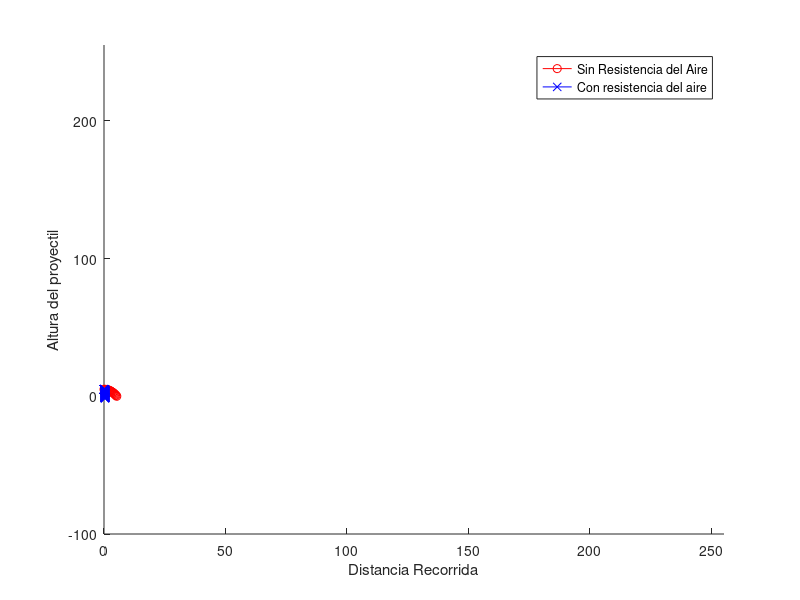

MATLAB code to generate this figure:
%% INGRESO DE DATOS INICIALES
% Mayor parte del credito a Pol y Palomitas
% Paulo Ogando, Cesar Emiliano Palome, Jose Luis Madrigal, Jorge Isidro Blanco, Fernando Emilio
% 45, 100, 5426, 5, 1.5, 250
angulo = input("Dame el angulo de salida del proyectil en grados: ");
velocidad_inicial = input("Dame la Velocidad Inicial del Proyectil en m/s: ");
altura_volcan = input("¿Cuánto mide el Volcan?(m): ");
resistencia_aire_b = input("Medida de la resistencia del aire: ");
exponente_velocidad_n = input("Exponente de la Velocidad entre 1.1 y 1.9: ");
masa_proyectil = input("¿Cuánto pesa el proyectil?(kg): ");
%% CALCULO DE OTROS DATOS RELEVANTES PARA EL CALCULO DE LA TRAYECTORIA
Voy = velocidad_inicial * sind(angulo);
Vox = velocidad_inicial * cosd(angulo);
tiempo_recorrido = (-(-Voy)+sqrt(Voy^2-(4*(4.9)*-altura_volcan)))/(2*4.9);
Axj = (-resistencia_aire_b*(Vox^2+Voy^2)^((exponente_velocidad_n-1)/2)*Vox)/masa_proyectil;
Ayj = ((-resistencia_aire_b*(Vox^2+Voy^2)^((exponente_velocidad_n-1)/2)*Voy)/masa_proyectil)-9.81;
dt = tiempo_recorrido/5000;
c = 1;
t = 0;
x = 0;
Verlet = [c t x altura_volcan Vox Voy Axj Ayj];
%% METODO DE VERLET 
for i = 1:20000;
    Verlet(c+1,:) = [c+1
        t+dt
        Verlet(c,3)+Verlet(c,5)*dt+1/2*Verlet(c,7)*dt^2
        Verlet(c,4)+Verlet(c,6)*dt+1/2*Verlet(c,8)*dt^2
        Verlet(c,5)+Verlet(c,7)*dt
        Verlet(c,6)+Verlet(c,8)*dt
        0 
        0
        ];
    Verlet(c+1,7) = (-resistencia_aire_b*(Verlet(c+1,5)^2+Verlet(c+1,6)^2)^((exponente_velocidad_n-1)/2)*Verlet(c+1,5))/masa_proyectil;
    Verlet(c+1,8) = ((-resistencia_aire_b*(Verlet(c+1,5)^2+Verlet(c+1,6)^2)^((exponente_velocidad_n-1)/2)*Verlet(c+1,6))/masa_proyectil)-9.81;
    c = c + 1;
    t = t + dt;
end
%% METODO SIN RESISTENCIA DEL AIRE
Sin_Verlet_Y = [altura_volcan];
tiempo_impacto = (-(-Voy)+sqrt(Voy^2-(4*(4.9)*-altura_volcan)))/(2*4.9);
espacio_X = (0+(Vox*tiempo_impacto))/20;
espacio_X_base = (0+(Vox*tiempo_impacto))/20;
Sin_Verlet_X = [0];
for j = 1:20
    Sin_Verlet_X = [Sin_Verlet_X espacio_X];
    Sin_Verlet_Y = [Sin_Verlet_Y altura_volcan+(espacio_X*tand(angulo)-((9.81*espacio_X^2)/(2*velocidad_inicial^2*cosd(angulo)^2)))];
    espacio_X = espacio_X + espacio_X_base;
end
%% ANIMACIÓN DE LA GRÁFICA
hold on
for z = 1:length(Sin_Verlet_X)
    plot(Sin_Verlet_X(1,z),Sin_Verlet_Y(1,z),'r-o')
    plot(Verlet(z,3),Verlet(z,4),'b-x')
    axis([0 max(Sin_Verlet_X)+250 -100 max(Sin_Verlet_Y)+250])
    legend("Sin Resistencia del Aire","Con resistencia del aire")
    xlabel("Distancia Recorrida")
    ylabel("Altura del proyectil")
    pause(.05)
end
for q = length(Sin_Verlet_X):200:20001
    plot(Verlet(q,3),Verlet(q,4),'b-x')
    axis([0 max(Sin_Verlet_X)+250 -100 max(Sin_Verlet_Y)+250])
    legend("Sin Resistencia del Aire","Con resistencia del aire")
    pause(.05)
end